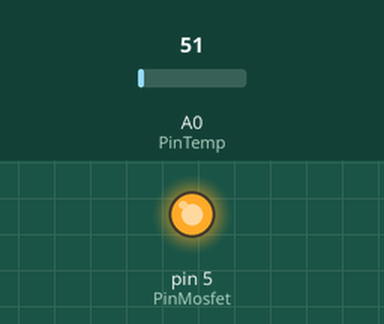
Recording of a sketch running on a simulated Arduino Uno, built with avr-gcc and run on an emulated ATmega328P. On the bench: output pins drawn as LEDs (lit = HIGH). Inputs (shaded band) come from the test bench; at power-on: A0 (PinTemp) = 51. What the sketch prints to the serial monitor is not drawn.

Above: at 1.2 s.
1.3 s: A0 (PinTemp) set to 90
4.3 s: A0 (PinTemp) set to 111
Timing chart, 0 to 7.3 s (numbered marks = the images above; inputs shaded):
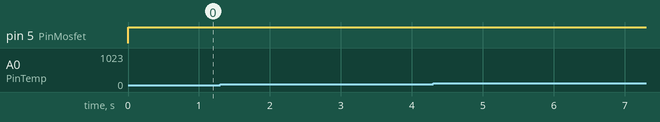

Measured:
- after the input at 1.3 s, every drawn part: stays the same
- after the input at 4.3 s, every drawn part: stays the same

The sketch:

Hausmodell-PI.ino
```cpp
#define PinMosfet 5  // Runde Ecken 5, Eckige Ecken 3
#define PinTemp A0
#define DesiredTemp 700

float PFaktor = 3;
float IFaktor = 0.5;
unsigned long letzteAusgabe = 0;
const unsigned long intervall = 50;

long t_alt = 0;
long t_neu = 0;

long sum_alt = 0;
long sum_neu = 0;

int stellwert = 0;
int Pr = 0;
int Ir = 0;

int temperaturWert = 0;
int regelDifferenz = 0;

void setup() {
  // put your setup code here, to run once:
  pinMode(PinMosfet, OUTPUT);
  pinMode(PinTemp, INPUT);
  Serial.begin(9600);
}

void loop() {
  // put your main code here, to run repeatedly:
  temperaturWert = analogRead(PinTemp);
  regelDifferenz = DesiredTemp - temperaturWert;
  t_neu = millis();

  Pregler();
  Iregler();

  stellwert = constrain(stellwert = Pr + Ir, 0, 255);
  analogWrite(PinMosfet, stellwert);

  Debug();
  sum_alt = sum_neu;
  t_alt = t_neu;
}

void Pregler() {
  Pr = constrain(regelDifferenz * PFaktor, 0, 255);
}
void Iregler() {
  sum_neu = IFaktor * (regelDifferenz * (t_neu - t_alt) + sum_alt);
  sum_neu = constrain(sum_neu, 0, 255);
  Ir = sum_neu;
}

void Debug() {

  if (millis() - letzteAusgabe >= intervall) {
    letzteAusgabe = millis();
    Serial.print("Temperaturwert:");
    Serial.print(temperaturWert);
    Serial.print("\tStellwert:");
    Serial.print(stellwert);
    Serial.print("\tP-Wert:");
    Serial.print(Pr);
    Serial.print("\tI-Wert:");
    Serial.print(Ir);
    Serial.print("\tErwünschte Temp:");
    Serial.println(DesiredTemp);
  }
}
```
